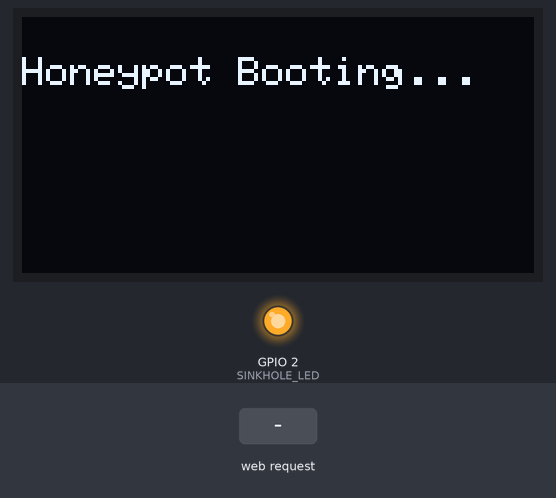
Recording of a sketch running on a simulated ESP8266 (NodeMCU). Shown: 128×64 one-colour display, output pins drawn as LEDs (lit = HIGH). The inputs (shaded band) are chosen by the test bench. WiFi joins after 1.5 s; servers stay silent unless stated; web services answer with replies made up by the test bench; what the sketch prints to the serial monitor is not drawn.

Above: at 0.6 s.
At 3.2 s:
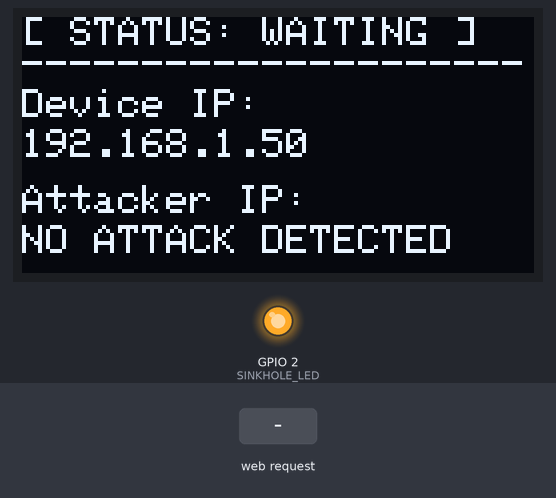
3.3 s: HTTP request GET /bot received
At 4.0 s:
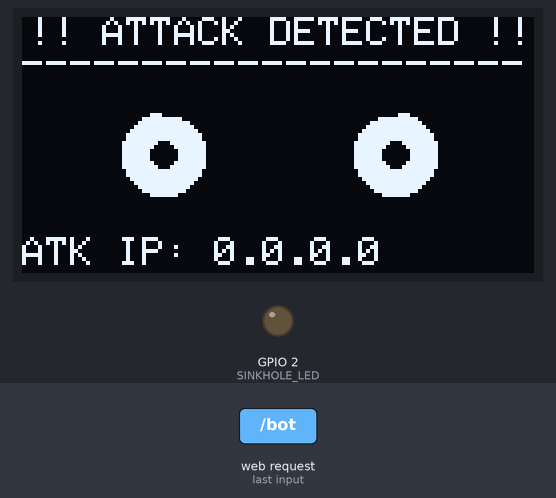
Timing chart, 0 to 10.2 s (numbered marks = the images above; inputs shaded):
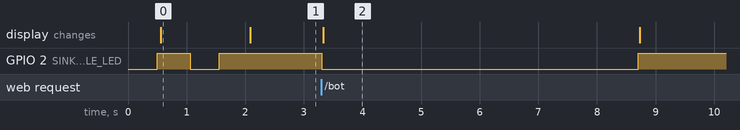

Measured:
- after the input at 3.3 s, GPIO 2 (SINKHOLE_LED): HIGH → LOW at once, → HIGH 5.4 s later; the display: changes at once (image 2)
- what the display in image 0 shows lasts 1.5 s, from 0.6 s to 2.1 s

The sketch:

IoT-Honeypot.ino
```cpp
#include <ESP8266WiFi.h>
#include <WiFiClientSecure.h>
#include <Wire.h>
#include <Adafruit_GFX.h>
#include <Adafruit_SSD1306.h>

const char* WIFI_SSID = "YOUR_WIFI_SSID";
const char* WIFI_PASS = "YOUR_WIFI_PASSWORD";

const char* BOT_TOKEN = "YOUR_TELEGRAM_BOT_TOKEN";
const char* CHAT_ID   = "YOUR_TELEGRAM_CHAT_ID";

#define SCREEN_WIDTH 128
#define SCREEN_HEIGHT 64
#define OLED_RESET    -1

Adafruit_SSD1306 display(SCREEN_WIDTH, SCREEN_HEIGHT, &Wire, OLED_RESET);

WiFiServer honeypotServer(23);
const int SINKHOLE_LED = LED_BUILTIN;

void show_normal_text_screen(String deviceIP) {
  display.clearDisplay();

  display.setTextSize(1);
  display.setTextColor(SSD1306_WHITE);
  display.setCursor(0, 0);
  display.println("[ STATUS: WAITING ]");
  display.println("---------------------");

  display.setCursor(0, 18);
  display.print("Device IP: ");
  display.setCursor(0, 28);
  display.println(deviceIP);

  display.setCursor(0, 42);
  display.print("Attacker IP: ");
  display.setCursor(0, 52);
  display.println("NO ATTACK DETECTED");

  display.display();
}

void draw_robot_eyes_alert_screen(String attackerIP) {
  display.clearDisplay();

  display.setTextSize(1);
  display.setTextColor(SSD1306_WHITE);
  display.setCursor(2, 0);
  display.println("!! ATTACK DETECTED !!");
  display.println("---------------------");

  display.fillCircle(35, 34, 10, SSD1306_WHITE);
  display.fillCircle(35, 34, 3, SSD1306_BLACK);
  display.fillTriangle(15, 20, 55, 20, 55, 28, SSD1306_BLACK);

  display.fillCircle(93, 34, 10, SSD1306_WHITE);
  display.fillCircle(93, 34, 3, SSD1306_BLACK);
  display.fillTriangle(113, 20, 73, 20, 73, 28, SSD1306_BLACK);

  display.setCursor(0, 55);
  display.print("ATK IP: ");
  display.println(attackerIP);

  display.display();
}

void send_telegram_alert(String attackerIP) {
  X509List cert;
  WiFiClientSecure client;

  client.setInsecure();
  client.setBufferSizes(512, 512);

  Serial.print("\n🔒 Establishing HTTPS connection with Telegram server...");

  if (!client.connect("api.telegram.org", 443)) {
    Serial.println("\n❌ Error! Secure handshake with Telegram failed.");
    return;
  }
  Serial.println(" Success!");

  String message = "⚠️ [HONEYPOT ALERT] Unauthorized network scan detected! Attacker IP: " + attackerIP;

  message.replace(" ", "%20");
  message.replace("[", "%5B");
  message.replace("]", "%5D");
  message.replace("!", "%21");

  String url = "/bot" + String(BOT_TOKEN) + "/sendMessage?chat_id=" + String(CHAT_ID) + "&text=" + message;

  client.print(String("GET ") + url + " HTTP/1.1\r\n" +
               "Host: api.telegram.org\r\n" +
               "User-Agent: ESP8266-Honeypot\r\n" +
               "Connection: close\r\n\r\n");

  while (client.connected()) {
    String line = client.readStringUntil('\n');
    if (line == "\r") {
      break;
    }
  }

  Serial.println("📡 Alert successfully sent to Telegram cloud.");
  client.stop();
}

void setup() {
  Serial.begin(115200);
  delay(500);

  pinMode(SINKHOLE_LED, OUTPUT);
  digitalWrite(SINKHOLE_LED, HIGH);

  Wire.begin(14, 12);

  if(!display.begin(SSD1306_SWITCHCAPVCC, 0x3C)) {
    Wire.begin(12, 14);
    if(!display.begin(SSD1306_SWITCHCAPVCC, 0x3C)) {
      for(;;);
    }
  }

  display.clearDisplay();
  display.setTextSize(1);
  display.setTextColor(SSD1306_WHITE);
  display.setCursor(0, 10);
  display.println("Honeypot Booting...");
  display.display();

  WiFi.mode(WIFI_STA);
  WiFi.begin(WIFI_SSID, WIFI_PASS);

  while (WiFi.status() != WL_CONNECTED) {
    delay(500);
    Serial.print(".");
    digitalWrite(SINKHOLE_LED, !digitalRead(SINKHOLE_LED));
  }

  digitalWrite(SINKHOLE_LED, HIGH);
  honeypotServer.begin();

  show_normal_text_screen(WiFi.localIP().toString());
}

void loop() {
  WiFiClient attackerClient = honeypotServer.available();

  if (attackerClient) {
    String attackerIP = attackerClient.remoteIP().toString();

    digitalWrite(SINKHOLE_LED, LOW);
    draw_robot_eyes_alert_screen(attackerIP);

    Serial.println("\n#################################################");
    Serial.println("⚠️  [SECURITY ALERT] MALICIOUS NETWORK SCAN DETECTED!");
    Serial.print("🚨 TARGET ATTACKER IP : ");
    Serial.println(attackerIP);
    Serial.println("#################################################");

    attackerClient.println("\n=============================================");
    attackerClient.println("       Welcome to Smart-Cam Linux Node v4.19  ");
    attackerClient.println("=============================================");
    attackerClient.print("camera-login: ");
    delay(100);

    send_telegram_alert(attackerIP);
    attackerClient.stop();

    delay(5000);
    digitalWrite(SINKHOLE_LED, HIGH);

    show_normal_text_screen(WiFi.localIP().toString());
    Serial.println("\n🔒 Session closed. Listening active for the next scan...\n");
  }
}
```
